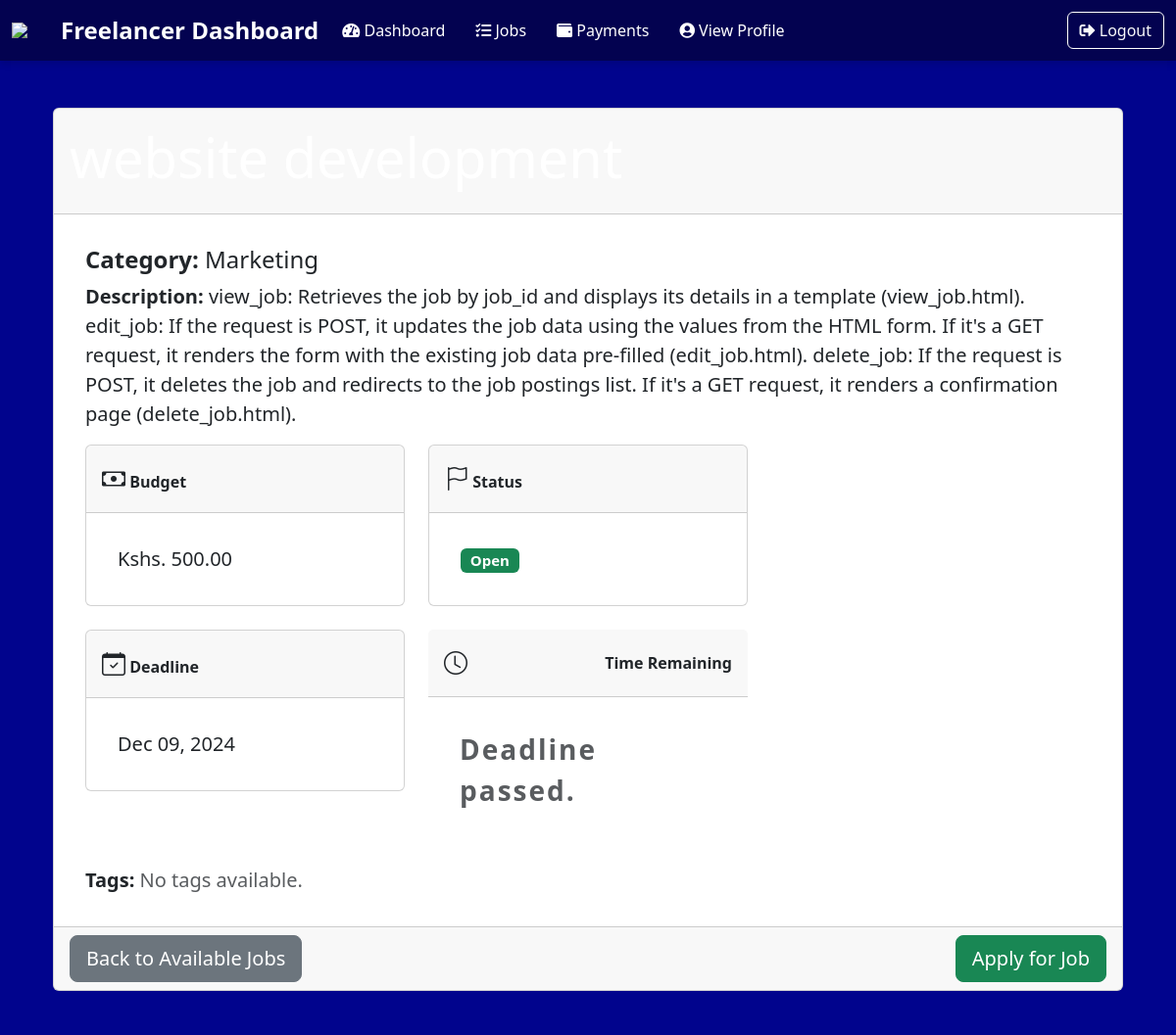
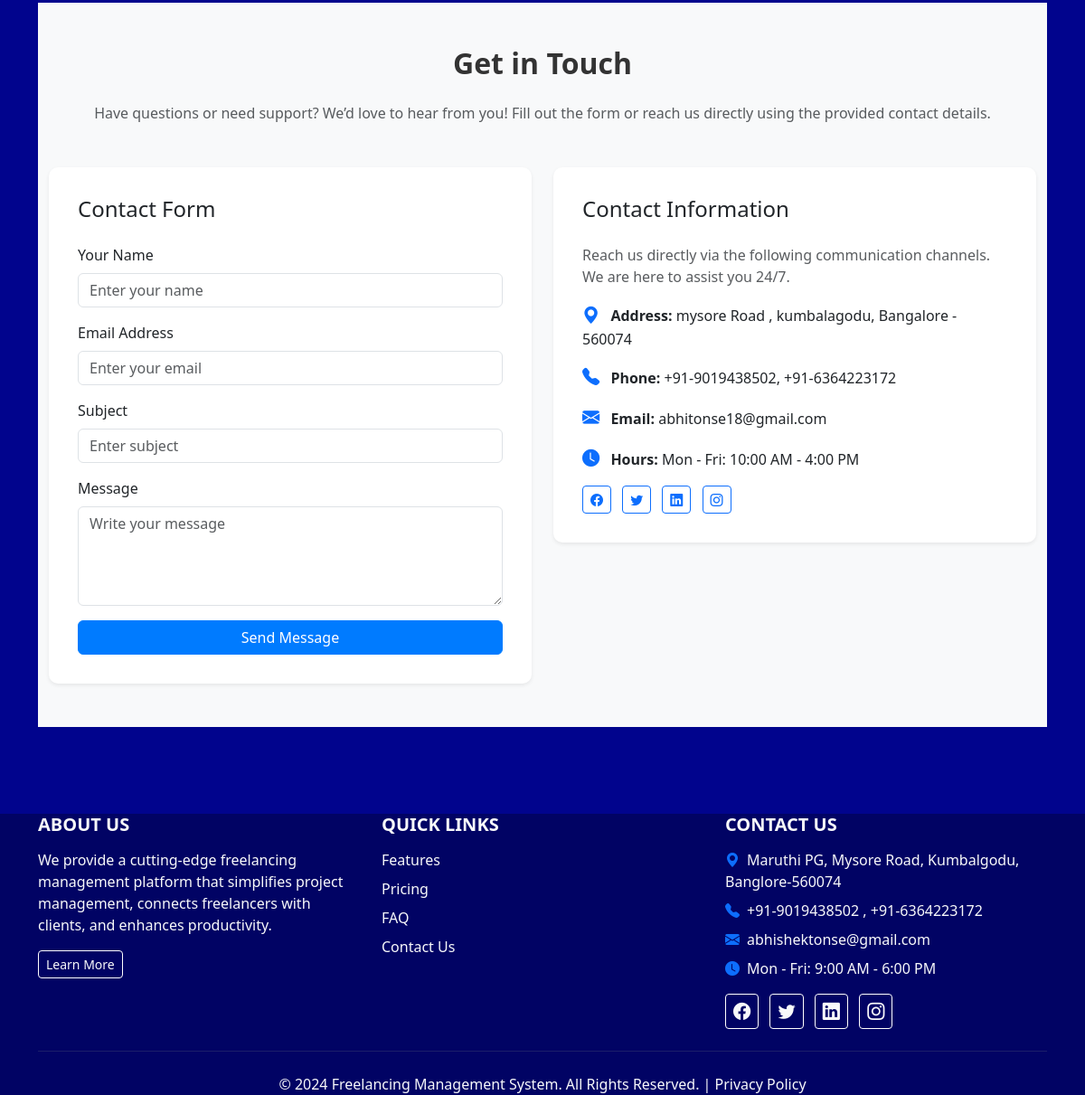
The app's page /job/3/ with its own data (2 pictures, top to bottom).
### admin_panel/models.py (models this page shows, shortened)
class JobPosting(models.Model):
    title = models.CharField(max_length=200)
    category = models.CharField(max_length=100)
    description = models.TextField()
    budget = models.DecimalField(max_digits=10, decimal_places=2)
    status = models.CharField(max_length=20, choices=[('Open', 'Open'), ('Closed', 'Closed')])
    created_at = models.DateTimeField(default=now)
    deadline = models.DateTimeField()
    current_applicants = models.IntegerField(default=0)
    max_applicants = models.IntegerField(null=True, blank=True)  # Optional
    tags = models.ManyToManyField('Tag', blank=True)

### freelancer/views.py (the view)
# urls.py: path('job/<int:job_id>/', views.freelancer_job_details, name='freelancer_job_details'),
def freelancer_job_details(request, job_id):
    job = get_object_or_404(JobPosting, id=job_id)
    if job.max_applicants:
        application_percentage = (job.current_applicants / job.max_applicants) * 100
    else:
        application_percentage = 0  # If no max applicants, set it to 0%
    return render(request, 'freelancer/freelancer_job_details.html', {
        'job': job,
        'application_percentage': application_percentage,
    })

### freelancer/templates/freelancer/freelancer_job_details.html (shortened to what this page needs)
{% extends 'freelancer/base.html' %}
{% block content %}
<div class="container mt-5">
    <div class="card">
        <div class="card-header  text-white">
            <h2 class="display-4">{{ job.title }}</h2>
        </div>
        <div class="card-body">
            <h5 class="card-title fs-4"><strong>Category:</strong> {{ job.category }}</h5>
            <p class="card-text fs-5"><strong>Description:</strong> {{ job.description }}</p>
            <div class="row">
                <div class="col-md-4 mb-4">
                    <div class="card ">
                        <div class="card-header  ">
                            <i class="bi bi-cash fs-4"></i> <strong>Budget</strong>
                        </div>
                        <div class="card-body">
                            <p class="card-text fs-5">Kshs. {{ job.budget }}</p>
                        </div>
                    </div>
                </div>
                <div class="col-md-4 mb-4">
                    <div class="card ">
                        <div class="card-header  ">
                            <i class="bi bi-flag fs-4"></i> <strong>Status</strong>
                        </div>
                        <div class="card-body">
                            <p class="card-text fs-5">
                                <span class="badge {% if job.status == 'Open' %}bg-success{% else %}bg-danger{% endif %}">
                                    {{ job.status }}
                                </span>
                            </p>
                        </div>
                    </div>
                </div>
            </div>
                <div class="row">
                <div class="col-md-4 mb-4">
                    <div class="card ">
                        <div class="card-header  ">
                            <i class="bi bi-calendar-check fs-4"></i> <strong>Deadline</strong>
                        </div>
                        <div class="card-body">
                            <p class="card-text fs-5">{{ job.deadline|date:"M d, Y" }}</p>
                        </div>
                    </div>
                </div>
<div class="col-md-4 mb-4">
    <div class="card-header   d-flex align-items-center justify-content-between">
        <i class="bi bi-clock fs-4"></i> <strong>Time Remaining</strong>
    </div>
    <div class="card-body">
        <div class="d-flex justify-content-center">
            <p class="card-text fs-3 text-danger fw-bold" id="countdown">00:00:00</p>
        </div>
    </div>
</div>
</div>
            <p class="card-text fs-5"><strong>Tags:</strong>
                {% for tag in job.tags.all %}
                    <span class="badge bg-info text-dark">{{ tag.name }}</span>
                {% empty %}
                    <span class="text-muted">No tags available.</span>
                {% endfor %}
            </p>
        </div>
        <div class="card-footer d-flex justify-content-between">
            <a href="{% url 'freelancer_available_jobs' %}" class="btn btn-lg btn-secondary">
                Back to Available Jobs
            </a>
            {% if job.status == 'Open' %}
            <a href="{% url 'apply_for_job' job_id=1 %}" class="btn btn-lg btn-success">
                Apply for Job
            </a>
            {% endif %}
        </div>
    </div>
</div>
{% endblock %}

### freelancer/templates/freelancer/base.html (style rules this page uses)
h1, h2 { color: white; }

### freelancer/templates/freelancer/freelancer_job_details.html (style rules this page uses)
.card { transition: transform 0.3s ease, box-shadow 0.3s ease; }
.card-header { border-radius: 0.375rem 0.375rem 0 0; padding: 1rem; }
.card-body { padding: 2rem; }
#countdown { font-size: 3rem; font-weight: bold; letter-spacing: 2px; }

### records on screen
JobPosting: category "Marketing", description "view_job: Retrieves the job by job_id and displays its details in a template (view_job.html). edit_job: If the request is POST, it updates the job data using the values from the HTML form. If it's a GET request, it renders the form with the existing job data pre-filled (edit_job.html). delete_job: If the request is POST, it deletes the job and redirects to the job postings list. If it's a GET request, it renders a confirmation page (delete_job.html).", budget "500.00", status "Open", deadline "Dec 09, 2024"
